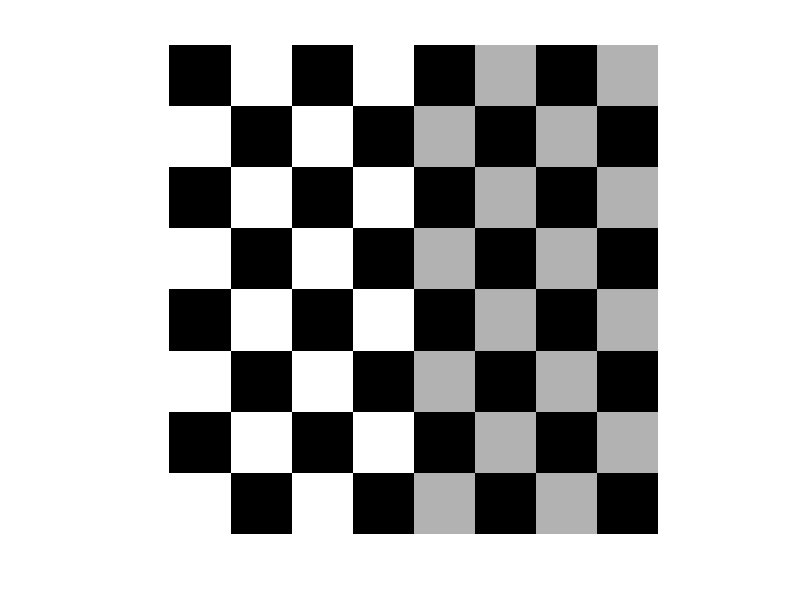
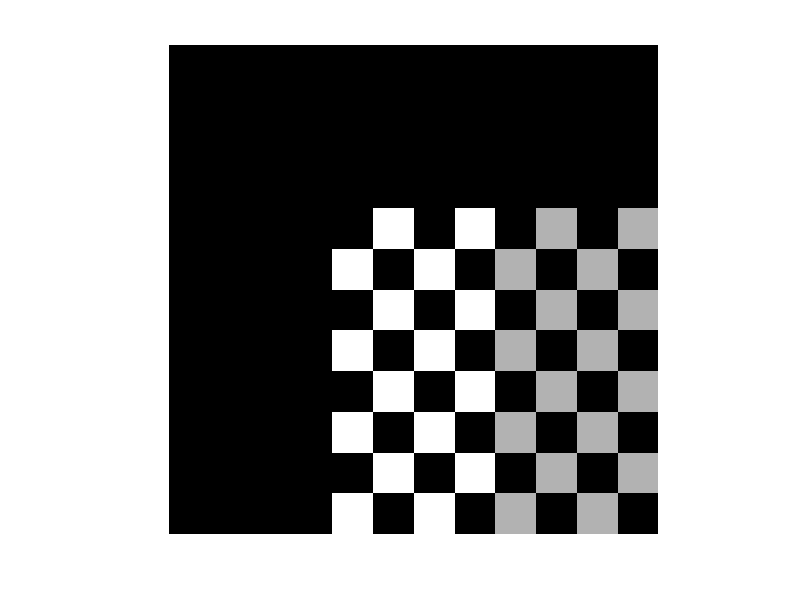

MATLAB code to generate these figures, in order:
clc;clear;close all;
cb = checkerboard;
figure, imshow(cb)
xform = [1 0 0; 0 1 0; 40 40 1];
tform_translate = maketform('affine', xform);

cb_tran2 = imtransform( cb, tform_translate, 'XData', [1 (size(cb, 2)+xform(3, 1))], "YData", [1 (size(cb, 2)+xform(3, 2))]);

figure, imshow(cb_tran2)